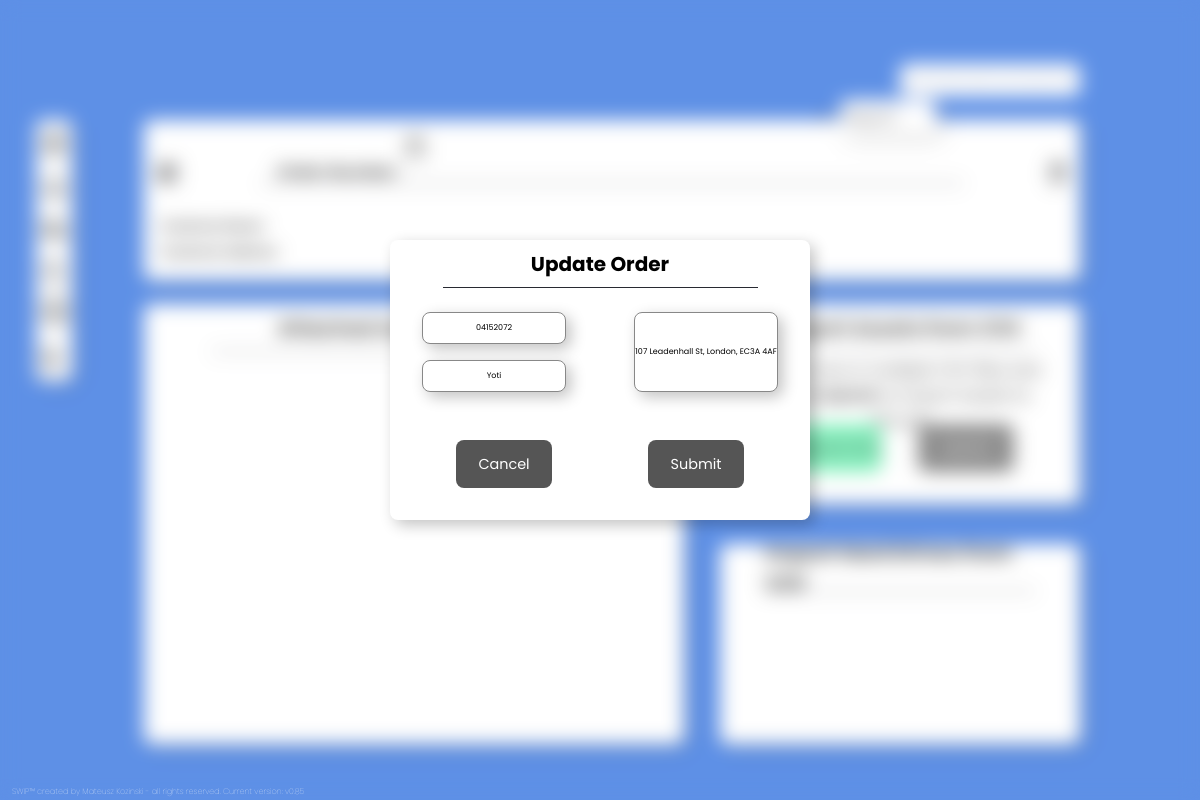
The page /updateorder/26/ on the database its author committed.
### SWIPapp/models.py (models this page shows, shortened)
class Order(models.Model):
    Order_Number = models.CharField(max_length=100)
    Customer = models.CharField(max_length=100, default='')
    Customer_Address = models.TextField(max_length=300, default='')
    Created = models.DateTimeField(auto_now_add=True) #this is currently broken - works on import but updating returns error if null=False for some reason
    Updated = models.DateTimeField(auto_now_add=True) #this is currently broken - works on import but updating returns error if null=False for some reason
    class Meta:
        ordering =['-Updated', '-Created']

### SWIPapp/views.py (the view)
# urls.py: path('updateorder/<str:id>/', views.updateorder, name="updateorder"),
def updateorder(request, id):
    order = Order.objects.get(id=id)
    form = CreateNewOrder(instance=order)
    if request.method == 'POST':
        form = CreateNewOrder(request.POST, instance=order)
        if form.is_valid:
            form.save()
            return HttpResponseRedirect("/order/{id}/".format(id=id))
    context = {'form':form}
    return render(request, 'SWIPapp/updateorder.html', context)

### SWIPapp/forms.py
class CreateNewOrder(forms.ModelForm):
    class Meta:
        model = Order
        fields = ('Order_Number', 'Customer', 'Customer_Address')
        widgets = {
            'Order_Number': forms.TextInput(attrs={'class': 'ordernumber', 'placeholder ': 'Order Number'}),
            'Customer': forms.TextInput(attrs={'class': 'ordercustomer', 'placeholder ': 'Customer Name'}),
            'Customer_Address': forms.TextInput(attrs={'class': 'orderaddress', 'placeholder ': 'Full Address including Postcode'}),
        }

### SWIPapp/templates/SWIPapp/updateorder.html (shortened to what this page needs)
{% extends "SWIPapp/navbar.html" %}
{% load static %}
{%block content%}
<div class="orderinfo">
    <div class='listtitle2'>
        <p class="topinfo"><b>Order Number:</b> {{order.Order_Number}}</p>
      <div class="buttonlabels">
        <ul>
          <li class="asset-desc" id='dupdes'>  <p class="link-desc">Report</p></li>
      </ul>
      </div>
      <ul class="assetbuttons">
        <li class="assetbutton" id='delicon'>  <a class="assset-link" href="#"><svg xmlns="http://www.w3.org/2000/svg" width="24" height="24" style="fill: rgba(0, 0, 0, 1);transform: ;msFilter:;"><path d="M15 2H9c-1.103 0-2 .897-2 2v2H3v2h2v12c0 1.103.897 2 2 2h10c1.103 0 2-.897 2-2V8h2V6h-4V4c0-1.103-.897-2-2-2zM9 4h6v2H9V4zm8 16H7V8h10v12z"></path></svg></a></li>
        <li class="assetbutton" id='editicon'>  <a class="assset-link" href='#'></a></li>
        <li class="assetbutton" id='dupicon'>  <a class="assset-link" href="#"><svg xmlns="http://www.w3.org/2000/svg" width="24" height="24" style="fill: rgba(0, 0, 0, 1);transform: ;msFilter:;"><path d="M19 3h-2.25a1 1 0 0 0-1-1h-7.5a1 1 0 0 0-1 1H5c-1.103 0-2 .897-2 2v15c0 1.103.897 2 2 2h14c1.103 0 2-.897 2-2V5c0-1.103-.897-2-2-2zm0 17H5V5h2v2h10V5h2v15z"></path></svg></a></li>
      </div>
<br>
<p class="maininfo"> <b>Customer Name:</b> {{order.Customer}} </p>
<p class="maininfo"> <b>Customer Address:</b> {{order.Customer_Address}} </p>
</div>
<div class="attachedassets">
    <div class='listtitle'>
        <h4> Attached Assets and HDDs </h4>
    </div>
    <div class='listcontainer'>
</div>
<div class="attachtoorder">
    <div class='listtitle'>
        <h4> Import Assets from CSV</h4>
    </div>
    <p class="explanation"> Select one or multiple CSV files and press <b>Submit</b> to import Assets to this job </p>
    <div class='importasset2'>
        <form method="POST" action-"/" enctype="multipart/form-data">
            <div class="buttons">
            <label class="uploadlabel" for="files">Upload CSVs</label>
            <button type="submit" class = "submitbtn2", name="save">Submit</button>
            </div>
        </form>
    </div>
</div>
<div class="attachhddtoorder">
    <div class='listtitle'>
        <h4> Import Hard Drives from CSV</h4>
    </div>
</div>
<div class = "fullscreenglass">
    <div class = "updateorderprompt">
        <div class='listtitle'>
            <h4>Update Order</h4>
        </div>
        <form method="POST" action =''>
            {{form.Order_Number}}
            {{form.Customer}}
            {{form.Customer_Address}}
            <button class="submitbtn3", name="save">Submit</button>
        </form>
        <a href="{{request.META.HTTP_REFERER}}"><button class='cancelbtn3'>Cancel</button></a>
    </div>
</div>
{% endblock %}

### rows shown on the page
Order: Order_Number "04152072", Customer "Yoti", Customer_Address "107 Leadenhall St, London, EC3A 4AF"
